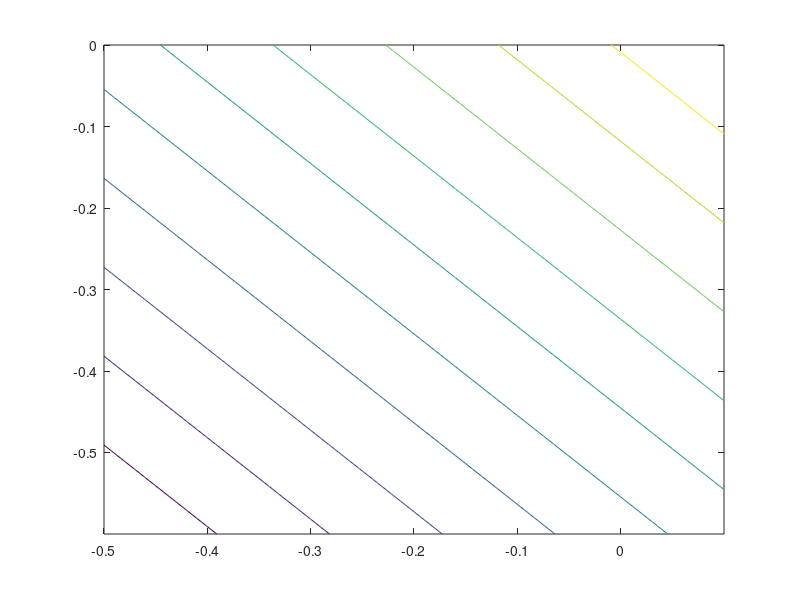

MATLAB code for this plot:
a=-0.5:0.01:0.1;b=-0.6:0.01:0
for i=1:length(a)
    m=a(i)
    for j=1:length(b)
        n=b(j)
        z(i,j)=m+n
    end
end
contour(a,b,z)

